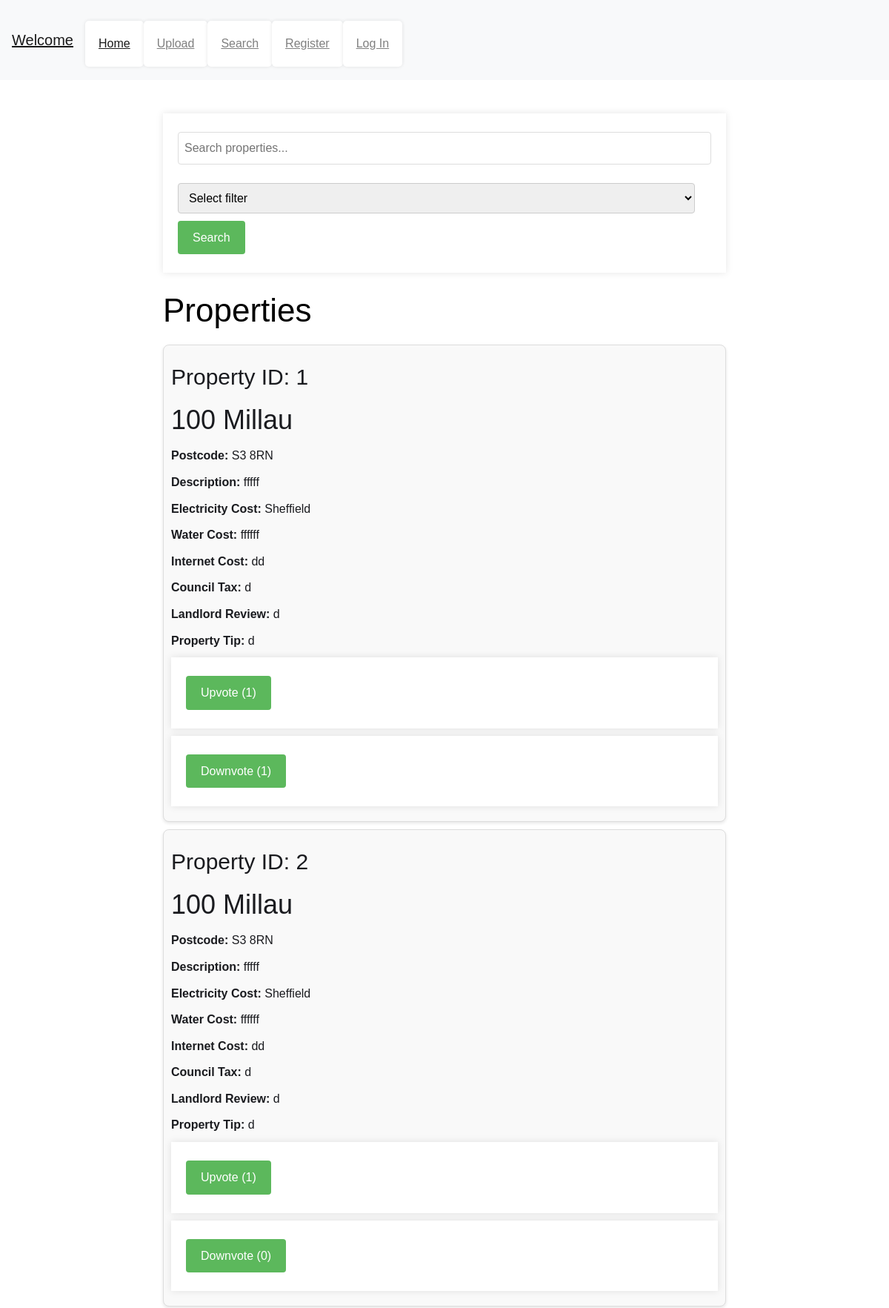
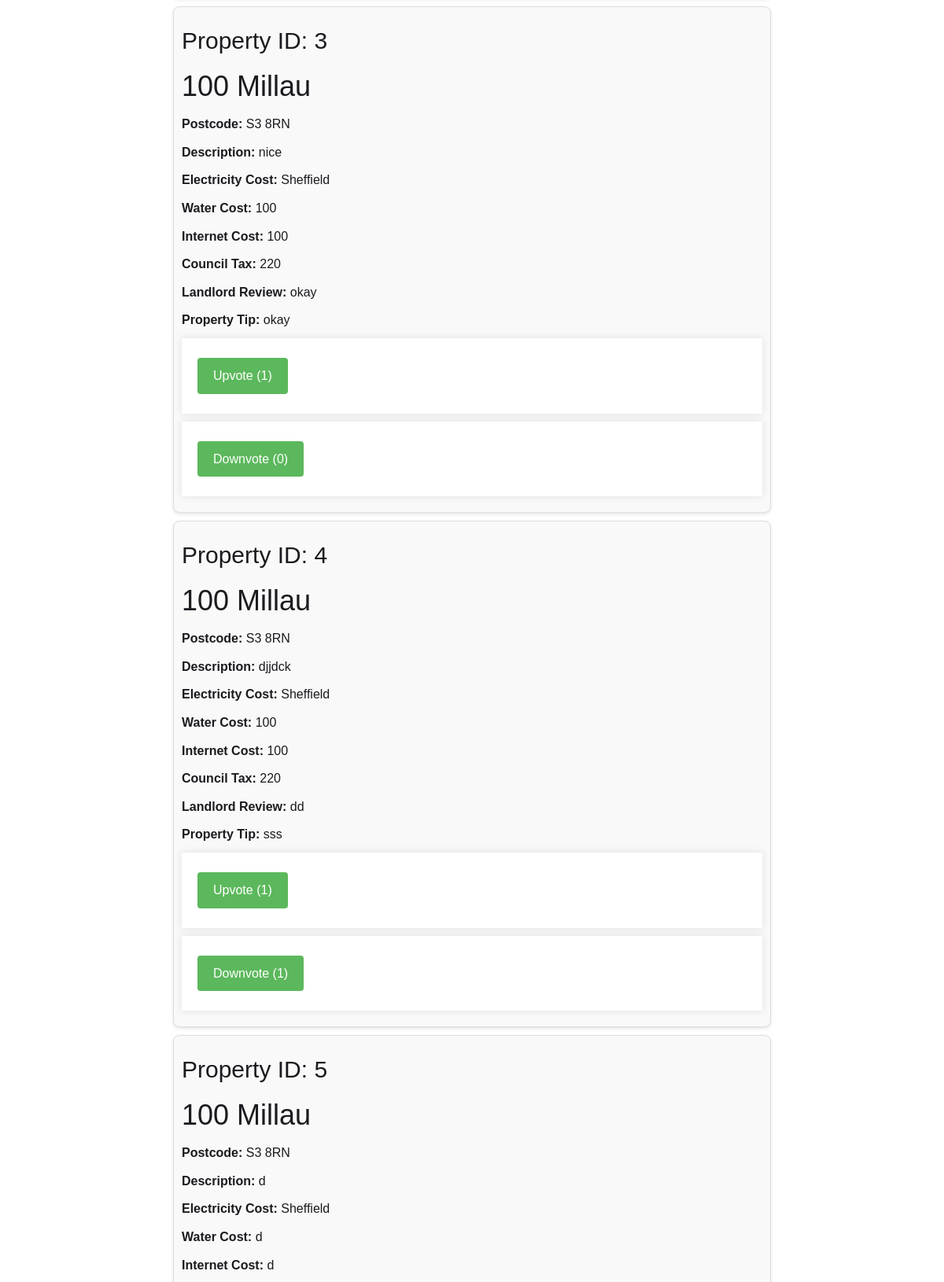
The page /quality (upper part) on the database its author committed (2 pictures, top to bottom).
### tables this page shows
CREATE TABLE "properties" (
	"propertyid"	INTEGER,
	"address"	TEXT,
	"postcode"	TEXT,
	"description"	TEXT,
	"electricity"	TEXT,
	"water"	TEXT,
	"internet"	TEXT,
	"council_tax"	TEXT,
	"landlord_review"	TEXT,
	"property_tip"	TEXT,
	"image_path"	TEXT,
	PRIMARY KEY("propertyid")
);

### app.py (the view, shortened to what this page needs)
@app.route('/quality', methods=['GET', 'POST'])
def quality():
    title = "Quality"
    page = 'quality'
    search_query = request.args.get('search')
    filter_query = request.args.get('filter')  # New filter parameter
    conn = sqlite3.connect('your_database.db')
    c = conn.cursor()
    base_query = '''
        SELECT p.*,
               SUM(CASE WHEN pv.vote_type = 'upvote' THEN 1 ELSE 0 END) as upvotes,
               SUM(CASE WHEN pv.vote_type = 'downvote' THEN 1 ELSE 0 END) as downvotes
        FROM properties p
        LEFT JOIN property_votes pv ON p.propertyid = pv.property_id
    '''
    if filter_query == "upvotes":
        order_by = " ORDER BY upvotes DESC"
    elif filter_query == "downvotes":
        order_by = " ORDER BY downvotes DESC"
    else:
        order_by = ""
    if search_query:
        c.execute(base_query + " WHERE p.address LIKE ? OR p.postcode LIKE ? GROUP BY p.propertyid" + order_by,
                  ('%' + search_query + '%', '%' + search_query + '%'))
    else:
        c.execute(base_query + " GROUP BY p.propertyid" + order_by)
    properties = c.fetchall()
    conn.close()
    conn = sqlite3.connect('your_database.db')
    c = conn.cursor()
    c.execute('SELECT users.first_name, users.last_name, comments.comment_text FROM comments JOIN users ON comments.user_id = users.id WHERE comments.page = ?', (page,))
    comments = c.fetchall()
    conn.close()
    return render_template("quality.html", title=title, page=page, comments=comments, properties=properties)

### templates/quality.html (shortened to what this page needs)
{% extends 'base.html' %}
{% block content %}
<div class="section">
    <form action="{{ url_for('quality') }}" method="get">
        <input type="text" name="search" placeholder="Search properties...">
        <select name="filter">
            <option value="">Select filter</option>
        </select>
        <button type="submit">Search</button>
    </form>
    <h1>Properties</h1>
    <div id="properties">
        {% for property in properties %}
            <div class="property-card">
                <h3>Property ID: {{ property[0] }}</h3>
                <h2>{{ property[1] }}</h2>
                <p><strong>Postcode:</strong> {{ property[2] }}</p>
                <p><strong>Description:</strong> {{ property[3] }}</p>
                <p><strong>Electricity Cost:</strong> {{ property[4] }}</p>
                <p><strong>Water Cost:</strong> {{ property[5] }}</p>
                <p><strong>Internet Cost:</strong> {{ property[6] }}</p>
                <p><strong>Council Tax:</strong> {{ property[7] }}</p>
                <p><strong>Landlord Review:</strong> {{ property[8] }}</p>
                <p><strong>Property Tip:</strong> {{ property[9] }}</p>
                <form action="{{ url_for('vote', property_id=property[0], vote_type='upvote') }}" method="post">
                    <button type="submit">Upvote ({{ property[11] }})</button>
                </form>
                <form action="{{ url_for('vote', property_id=property[0], vote_type='downvote') }}" method="post">
                    <button type="submit">Downvote ({{ property[12] }})</button>
                </form>
            </div>
        {% else %}
            <p>No properties have been uploaded yet.</p>
        {% endfor %}
    </div>
</div>
{% endblock %}

### static/css/style.css (style rules this page uses)
body { background: white; font-family: 'Montserrat', sans-serif; color: #1a1b1f; font-size: 16px; line-height: 1.6; }
h1 { color: black; margin-top: 20px; margin-bottom: 15px; font-size: 44px; line-height: 62px; font-weight: 400; }
h2, h3, h4, h5, h6 { margin-top: 10px; margin-bottom: 10px; font-weight: 400; }
h2 { font-size: 36px; line-height: 50px; }
h3 { font-size: 30px; line-height: 46px; }
p, label, .paragraph-small, .paragraph-tiny, .paragraph-bigger { margin-bottom: 10px; }
body { font-family: 'Montserrat', sans-serif; color: #1a1b1f; background: white; font-size: 16px; line-height: 1.6; }
.section { padding: 20px 0; }
.section { max-width: 800px; margin: auto; padding: 20px; }
.property-card { background-color: #f9f9f9; border: 1px solid #ddd; border-radius: 8px; padding: 20px; margin-bottom: 20px; box-shadow: 0 2px 4px rgba(0, 0, 0, 0.1); }
form { margin-bottom: 10px; }
input[type="text"], select { padding: 10px; margin: 5px 0; border: 1px solid #ccc; border-radius: 4px; width: calc(100% - 22px); }
button { background-color: #5cb85c; color: white; padding: 10px 20px; margin: 5px 0; border: none; border-radius: 4px; cursor: pointer; }
form { background: #fff; padding: 20px; box-shadow: 0px 0px 10px rgba(0, 0, 0, 0.1); }
form input[type='text'], form textarea, form input[type='file'] { width: 100%; padding: 8px; margin-bottom: 20px; border: 1px solid #ddd; }
.section { margin-bottom: 20px; }

### templates/quality.html (style rules this page uses)
.property-card { border: 1px solid #ddd; padding: 10px; margin-bottom: 10px; }

### rows shown on the page
properties: propertyid "1", address "100 Millau", postcode "S3 8RN", description "fffff", electricity "Sheffield", water "ffffff", internet "dd", council_tax "d", landlord_review "d", property_tip "d"
properties: propertyid "2", address "100 Millau", postcode "S3 8RN", description "fffff", electricity "Sheffield", water "ffffff", internet "dd", council_tax "d", landlord_review "d", property_tip "d", property "1", property "0"
properties: propertyid "3", address "100 Millau", postcode "S3 8RN", description "nice", electricity "Sheffield", water "100", internet "100", council_tax "220", landlord_review "okay", property_tip "okay", property "1", property "0"
properties: propertyid "4", address "100 Millau", postcode "S3 8RN", description "djjdck", electricity "Sheffield", water "100", internet "100", council_tax "220", landlord_review "dd", property_tip "sss", property "1"
properties: propertyid "5", address "100 Millau", postcode "S3 8RN", description "d", electricity "Sheffield", water "d", internet "d"
